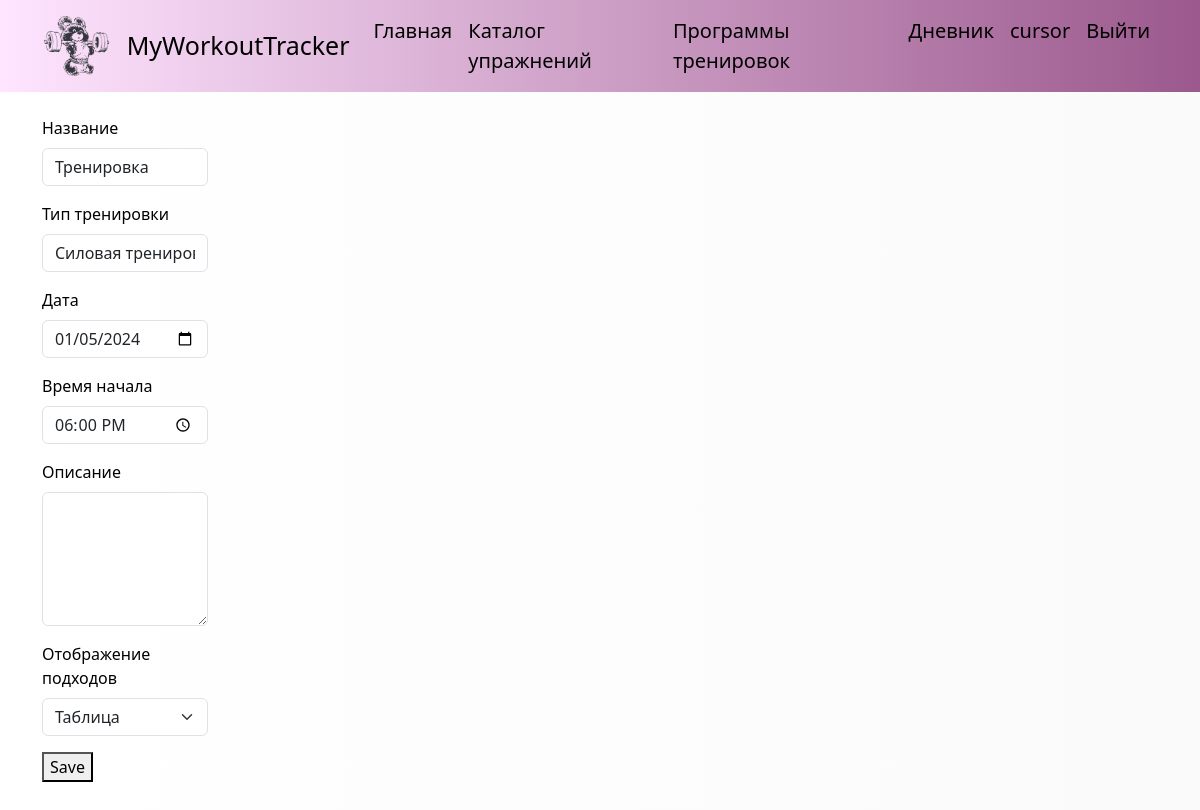
The app's page /tracker/workout/1/edit/ (signed in), older data.
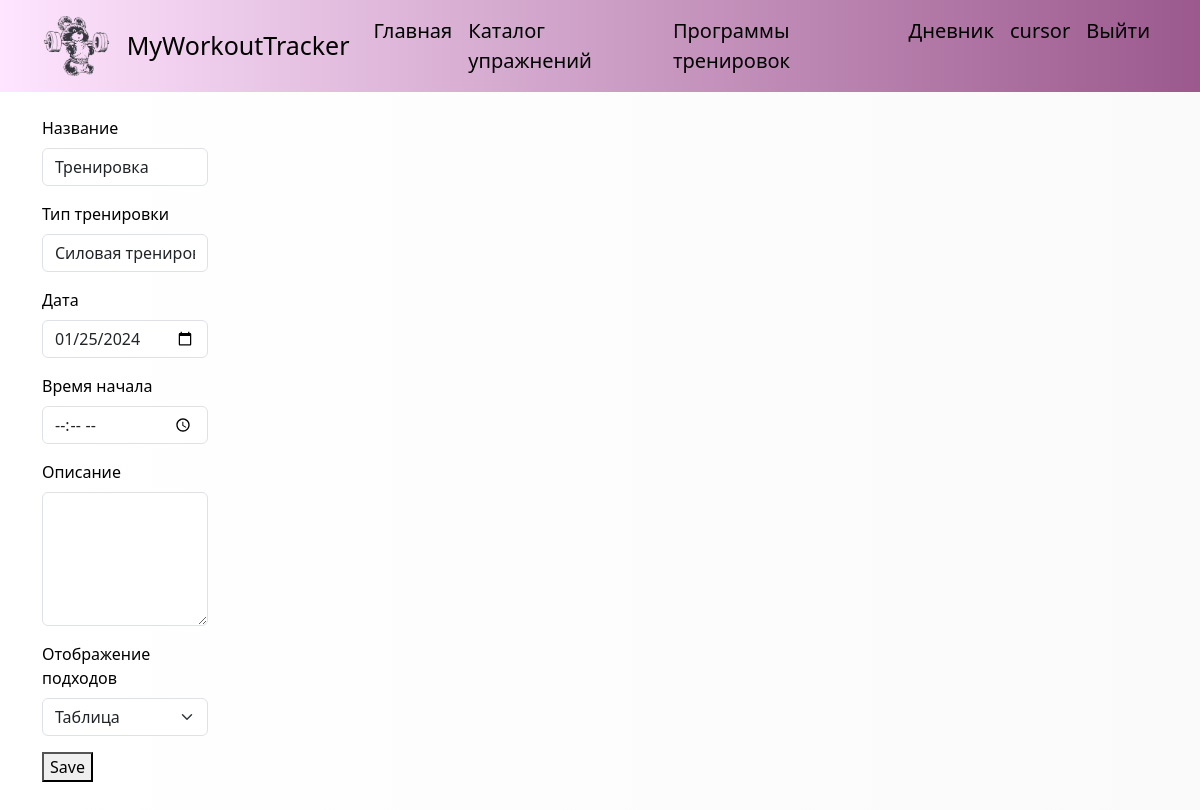
The same page, newer data.
### tracker/models.py (models this page shows, shortened)
class Workout(models.Model):
    class IsCompound(models.IntegerChoices):
        compound = 1, 'Таблица'
        isolation = 0, 'Сетка'
    title = models.CharField(max_length=100, default='Тренировка')
    description = models.CharField(max_length=500, blank=True, null=True)
    date = models.DateField(blank=True, null=True)
    time = models.TimeField(blank=True, null=True)
    user = models.ForeignKey(to=get_user_model(), on_delete=models.CASCADE)
    workout_type = models.CharField(max_length=100, default='Силовая тренировка')
    view = models.BooleanField(choices=tuple(map(lambda x: (bool(x[0]), x[1]), IsCompound.choices)),
                               default=True,
                               verbose_name='отображение подходов')
    day_number = models.PositiveSmallIntegerField(blank=True, null=True)
    program = models.ForeignKey(to='Program', on_delete=models.CASCADE, null=True, blank=True)
    objects = models.Manager()

### tracker/views.py (the view, shortened to what this page needs)
# urls.py: path('workout/<int:workout_id>/edit/', views.UpdateWorkout.as_view(), name='edit_workout'),
class UpdateWorkout(LoginRequiredMixin, UpdateView):
    model = Workout
    form_class = UpdateWorkoutForm
    pk_url_kwarg = 'workout_id'
    extra_context = {'subtitle': 'Редактирование тренировки'}
    def get_queryset(self):
        return Workout.objects.filter(user_id=self.request.user.pk)

### tracker/forms.py
class UpdateWorkoutForm(forms.ModelForm):
    class Meta:
        model = Workout
        fields = ('title', 'workout_type', 'date', 'time', 'description', 'view')
        labels = {
            'title': 'Название',
            'workout_type': 'Тип тренировки',
            'date': 'Дата',
            'time': 'Время начала',
            'description': 'Описание',
        }
        widgets = {
            'title': forms.TextInput(attrs={'class': 'form-control'}),
            'date': forms.TextInput(
                attrs={'type': 'date', 'placeholder': 'yyyy-mm-dd (DOB)', 'class': 'form-control'}
            ),
            'time': forms.TextInput(
                attrs={'type': 'time', 'placeholder': 'hh-mm-ss', 'class': 'form-control'}
            ),
            'description': forms.Textarea(attrs={'cols': 50, 'rows': 5, 'class': 'form-control'}),
            'workout_type': forms.TextInput(attrs={'placeholder': 'например, силовая', 'class': 'form-control'}),
            'view': forms.Select(attrs={'class': 'form-select'})
        }

### users/context_processors.py (called while the page is built)
def get_workout_context(req):
    return {'menu': menu}

### tracker/templates/tracker/workout_form.html (shortened to what this page needs)
{% extends 'base.html' %}
{% block content %}
<div class="container my-4">
<div class="row">
<div class="col-2">
<form method="post">
    {% for f in form %}
    <p><label class="form-label" for="{{ f.id_for_label }}">{{ f.label }}</label>{{ f }}</p>
    {% endfor %}
    <p><button type="submit">Save</button></p>
</form>
</div>
</div>
</div>
{% endblock %}

Row changes from the older to the newer data that the page shows:
changed Workout "Тренировка": date "01/05/2024" → "01/25/2024"; time "18:00:00" → (not shown)
